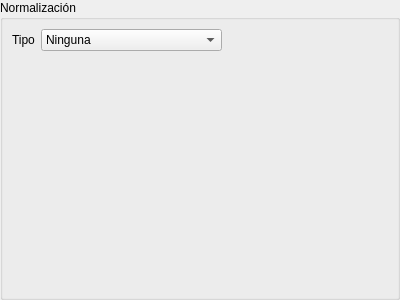
<?xml version="1.0" encoding="UTF-8"?>
<ui version="4.0">
 <class>NormalizationWidget</class>
 <widget class="QWidget" name="NormalizationWidget">
  <property name="geometry">
   <rect>
    <x>0</x>
    <y>0</y>
    <width>400</width>
    <height>300</height>
   </rect>
  </property>
  <property name="sizePolicy">
   <sizepolicy hsizetype="Maximum" vsizetype="Maximum">
    <horstretch>0</horstretch>
    <verstretch>0</verstretch>
   </sizepolicy>
  </property>
  <property name="windowTitle">
   <string>Form</string>
  </property>
  <layout class="QVBoxLayout" name="verticalLayout">
   <property name="spacing">
    <number>0</number>
   </property>
   <property name="leftMargin">
    <number>0</number>
   </property>
   <property name="topMargin">
    <number>0</number>
   </property>
   <property name="rightMargin">
    <number>0</number>
   </property>
   <property name="bottomMargin">
    <number>0</number>
   </property>
   <item>
    <widget class="QGroupBox" name="groupBox">
     <property name="title">
      <string>Normalización</string>
     </property>
     <layout class="QFormLayout" name="formLayout">
      <item row="0" column="1">
       <layout class="QHBoxLayout" name="horizontalLayout">
        <item>
         <widget class="QComboBox" name="cbNormalizationType">
          <property name="sizePolicy">
           <sizepolicy hsizetype="Maximum" vsizetype="Fixed">
            <horstretch>0</horstretch>
            <verstretch>0</verstretch>
           </sizepolicy>
          </property>
          <item>
           <property name="text">
            <string>Ninguna</string>
           </property>
          </item>
          <item>
           <property name="text">
            <string>Bipolar umbral fijo</string>
           </property>
          </item>
          <item>
           <property name="text">
            <string>Bipolar umbral automatico</string>
           </property>
          </item>
          <item>
           <property name="text">
            <string>Unipolar umbral fijo</string>
           </property>
          </item>
          <item>
           <property name="text">
            <string>Unipolar umbral automatico</string>
           </property>
          </item>
          <item>
           <property name="text">
            <string>Lineal rango fijo</string>
           </property>
          </item>
          <item>
           <property name="text">
            <string>Lineal rango automatico</string>
           </property>
          </item>
          <item>
           <property name="text">
            <string>Tangente Hiperbolica</string>
           </property>
          </item>
          <item>
           <property name="text">
            <string>Sigmoide</string>
           </property>
          </item>
         </widget>
        </item>
       </layout>
      </item>
      <item row="0" column="0">
       <widget class="QLabel" name="label">
        <property name="text">
         <string>Tipo</string>
        </property>
       </widget>
      </item>
     </layout>
    </widget>
   </item>
  </layout>
 </widget>
 <resources/>
 <connections/>
</ui>
